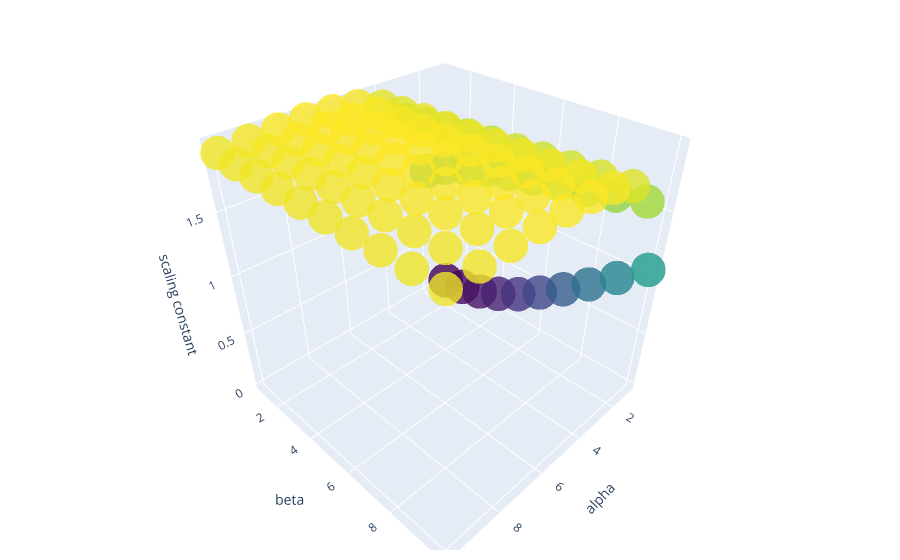
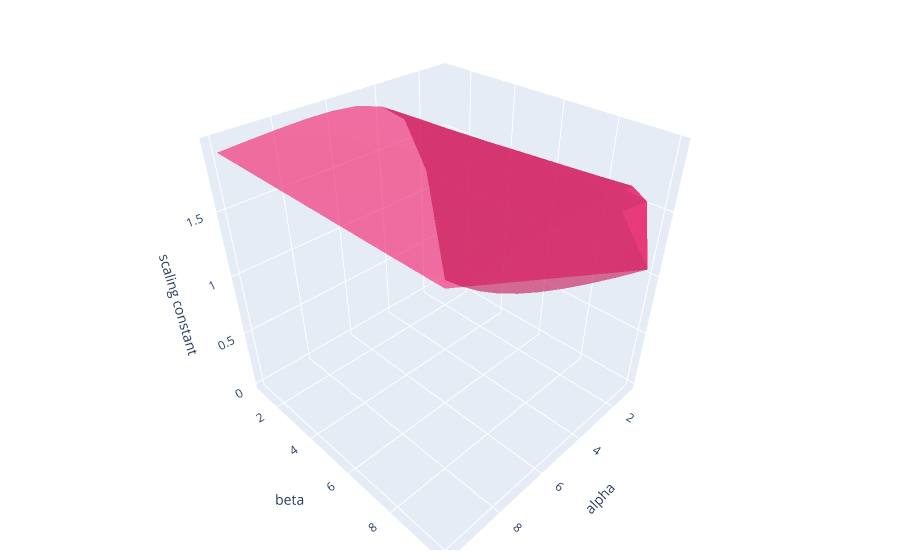

Notebook cell for these charts, in order:
### Code cell
x, y, z = zip(*c2s)
z = list(map(float, z))
fig = go.Figure(data=[go.Scatter3d(x=x, y=y, z=z,
                                   mode='markers', 
                                   marker=dict(
                                   size=12,
                                   color=z,                # set color to an array/list of desired values
                                   colorscale='Viridis',   # choose a colorscale
                                   opacity=0.8
    ))])
fig.update_layout(scene = dict(
                    xaxis_title='alpha',
                    yaxis_title='beta',
                    zaxis_title='scaling constant'),
                    margin=dict(r=20, b=10, l=10, t=10))
fig.show()
fig2 = go.Figure(data=[go.Mesh3d(x=x, y=y, z=z, color='rgba(244,22,100,0.6)')])
fig2.update_layout(scene = dict(
                    xaxis_title='alpha',
                    yaxis_title='beta',
                    zaxis_title='scaling constant'),
                    margin=dict(r=20, b=10, l=10, t=10))
fig2.show()

### Figure 1 — Plotly figure (JSON) as saved in the notebook; plotly's stock layout.template omitted (floating-point values rounded to 4 significant figures)
{"data": [{"marker": {"color": [0.008148, 0.04247, 0.1013, 0.1867, 0.2958, 0.4238, 0.5666, 0.7216, 0.8864, 1.059, 1.203, 1.304, 1.377, 1.432, 1.475, 1.513, 1.548, 1.583, 1.62, 1.66, 1.696, 1.724, 1.745, 1.762, 1.776, 1.788, 1.8, 1.812, 1.825, 1.84, 1.853, 1.864, 1.872, 1.878, 1.883, 1.888, 1.892, 1.897, 1.902, 1.908, 1.914, 1.918, 1.921, 1.923, 1.925, 1.926, 1.927, 1.929, 1.931, 1.933, 1.935, 1.937, 1.937, 1.938, 1.937, 1.937, 1.937, 1.937, 1.937, 1.937, 1.938, 1.938, 1.937, 1.936, 1.935, 1.934, 1.933, 1.932, 1.931, 1.931, 1.93, 1.93, 1.929, 1.927, 1.926, 1.924, 1.923, 1.922, 1.921, 1.92, 1.919, 1.918, 1.916, 1.915, 1.913, 1.912, 1.91, 1.909, 1.908, 1.907, 1.905, 1.904, 1.903, 1.901, 1.9, 1.898, 1.896, 1.895, 1.894, 1.892], "colorscale": [[0, "#440154"], [0.1111, "#482878"], [0.2222, "#3e4989"], [0.3333, "#31688e"], [0.4444, "#26828e"], [0.5556, "#1f9e89"], [0.6667, "#35b779"], [0.7778, "#6ece58"], [0.8889, "#b5de2b"], [1, "#fde725"]], "opacity": 0.8, "size": 12}, "mode": "markers", "type": "scatter3d", "x": [1, 1, 1, 1, 1, 1, 1, 1, 1, 1, 2, 2, 2, 2, 2, 2, 2, 2, 2, 2, 3, 3, 3, 3, 3, 3, 3, 3, 3, 3, 4, 4, 4, 4, 4, 4, 4, 4, 4, 4, 5, 5, 5, 5, 5, 5, 5, 5, 5, 5, 6, 6, 6, 6, 6, 6, 6, 6, 6, 6, 7, 7, 7, 7, 7, 7, 7, 7, 7, 7, 8, 8, 8, 8, 8, 8, 8, 8, 8, 8, 9, 9, 9, 9, 9, 9, 9, 9, 9, 9, 10, 10, 10, 10, 10, 10, 10, 10, 10, 10], "y": [1, 2, 3, 4, 5, 6, 7, 8, 9, 10, 1, 2, 3, 4, 5, 6, 7, 8, 9, 10, 1, 2, 3, 4, 5, 6, 7, 8, 9, 10, 1, 2, 3, 4, 5, 6, 7, 8, 9, 10, 1, 2, 3, 4, 5, 6, 7, 8, 9, 10, 1, 2, 3, 4, 5, 6, 7, 8, 9, 10, 1, 2, 3, 4, 5, 6, 7, 8, 9, 10, 1, 2, 3, 4, 5, 6, 7, 8, 9, 10, 1, 2, 3, 4, 5, 6, 7, 8, 9, 10, 1, 2, 3, 4, 5, 6, 7, 8, 9, 10], "z": [0.008148, 0.04247, 0.1013, 0.1867, 0.2958, 0.4238, 0.5666, 0.7216, 0.8864, 1.059, 1.203, 1.304, 1.377, 1.432, 1.475, 1.513, 1.548, 1.583, 1.62, 1.66, 1.696, 1.724, 1.745, 1.762, 1.776, 1.788, 1.8, 1.812, 1.825, 1.84, 1.853, 1.864, 1.872, 1.878, 1.883, 1.888, 1.892, 1.897, 1.902, 1.908, 1.914, 1.918, 1.921, 1.923, 1.925, 1.926, 1.927, 1.929, 1.931, 1.933, 1.935, 1.937, 1.937, 1.938, 1.937, 1.937, 1.937, 1.937, 1.937, 1.937, 1.938, 1.938, 1.937, 1.936, 1.935, 1.934, 1.933, 1.932, 1.931, 1.931, 1.93, 1.93, 1.929, 1.927, 1.926, 1.924, 1.923, 1.922, 1.921, 1.92, 1.919, 1.918, 1.916, 1.915, 1.913, 1.912, 1.91, 1.909, 1.908, 1.907, 1.905, 1.904, 1.903, 1.901, 1.9, 1.898, 1.896, 1.895, 1.894, 1.892]}], "layout": {"margin": {"b": 10, "l": 10, "r": 20, "t": 10}, "scene": {"xaxis": {"title": {"text": "alpha"}}, "yaxis": {"title": {"text": "beta"}}, "zaxis": {"title": {"text": "scaling constant"}}}}}

### Figure 2 — Plotly figure (JSON) as saved in the notebook; plotly's stock layout.template omitted (floating-point values rounded to 4 significant figures)
{"data": [{"color": "rgba(244,22,100,0.6)", "type": "mesh3d", "x": [1, 1, 1, 1, 1, 1, 1, 1, 1, 1, 2, 2, 2, 2, 2, 2, 2, 2, 2, 2, 3, 3, 3, 3, 3, 3, 3, 3, 3, 3, 4, 4, 4, 4, 4, 4, 4, 4, 4, 4, 5, 5, 5, 5, 5, 5, 5, 5, 5, 5, 6, 6, 6, 6, 6, 6, 6, 6, 6, 6, 7, 7, 7, 7, 7, 7, 7, 7, 7, 7, 8, 8, 8, 8, 8, 8, 8, 8, 8, 8, 9, 9, 9, 9, 9, 9, 9, 9, 9, 9, 10, 10, 10, 10, 10, 10, 10, 10, 10, 10], "y": [1, 2, 3, 4, 5, 6, 7, 8, 9, 10, 1, 2, 3, 4, 5, 6, 7, 8, 9, 10, 1, 2, 3, 4, 5, 6, 7, 8, 9, 10, 1, 2, 3, 4, 5, 6, 7, 8, 9, 10, 1, 2, 3, 4, 5, 6, 7, 8, 9, 10, 1, 2, 3, 4, 5, 6, 7, 8, 9, 10, 1, 2, 3, 4, 5, 6, 7, 8, 9, 10, 1, 2, 3, 4, 5, 6, 7, 8, 9, 10, 1, 2, 3, 4, 5, 6, 7, 8, 9, 10, 1, 2, 3, 4, 5, 6, 7, 8, 9, 10], "z": [0.008148, 0.04247, 0.1013, 0.1867, 0.2958, 0.4238, 0.5666, 0.7216, 0.8864, 1.059, 1.203, 1.304, 1.377, 1.432, 1.475, 1.513, 1.548, 1.583, 1.62, 1.66, 1.696, 1.724, 1.745, 1.762, 1.776, 1.788, 1.8, 1.812, 1.825, 1.84, 1.853, 1.864, 1.872, 1.878, 1.883, 1.888, 1.892, 1.897, 1.902, 1.908, 1.914, 1.918, 1.921, 1.923, 1.925, 1.926, 1.927, 1.929, 1.931, 1.933, 1.935, 1.937, 1.937, 1.938, 1.937, 1.937, 1.937, 1.937, 1.937, 1.937, 1.938, 1.938, 1.937, 1.936, 1.935, 1.934, 1.933, 1.932, 1.931, 1.931, 1.93, 1.93, 1.929, 1.927, 1.926, 1.924, 1.923, 1.922, 1.921, 1.92, 1.919, 1.918, 1.916, 1.915, 1.913, 1.912, 1.91, 1.909, 1.908, 1.907, 1.905, 1.904, 1.903, 1.901, 1.9, 1.898, 1.896, 1.895, 1.894, 1.892]}], "layout": {"margin": {"b": 10, "l": 10, "r": 20, "t": 10}, "scene": {"xaxis": {"title": {"text": "alpha"}}, "yaxis": {"title": {"text": "beta"}}, "zaxis": {"title": {"text": "scaling constant"}}}}}
